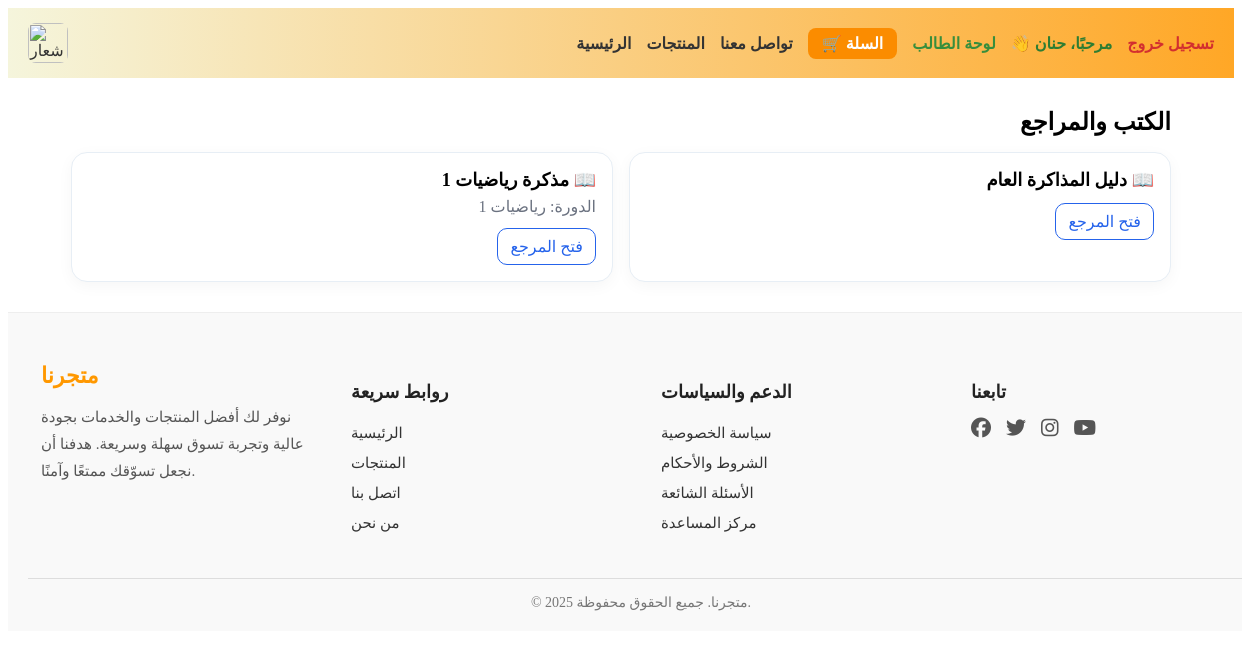
Page /student/resources/ (signed in) on the committed database.
### core/models.py (models this page shows, shortened)
class CustomUser(AbstractUser):
    role = models.CharField(
        max_length=10,
        choices=ROLE_CHOICES,
        verbose_name="الدور"
    )
    def is_student(self):
        return self.role == 'student'
    class Meta:
        verbose_name = "مستخدم"
        verbose_name_plural = "المستخدمون"

### students/models.py (models this page shows, shortened)
class Resource(models.Model):
    title = models.CharField(max_length=200)
    course = models.ForeignKey(
        Course, on_delete=models.CASCADE, related_name="resources", null=True, blank=True
    )
    file_url = models.URLField(validators=[validate_https])
    is_public = models.BooleanField(default=False)
    class Meta:
        ordering = ("title",)
        indexes = [
            models.Index(fields=["title"]),
            models.Index(fields=["is_public"]),
        ]

class Course(models.Model):
    title = models.CharField(max_length=200)
    slug = models.SlugField(unique=True, db_index=True, allow_unicode=True, blank=True)
    is_active = models.BooleanField(default=True)
    start_date = models.DateField(null=True, blank=True)
    end_date = models.DateField(null=True, blank=True)
    duration_days = models.PositiveIntegerField(default=30)
    teams_link = models.URLField(blank=True, validators=[validate_https])
    cover_image_url = models.URLField(blank=True, validators=[validate_https])
    class Meta:
        ordering = ("title",)
        indexes = [
            models.Index(fields=["title"]),
            models.Index(fields=["is_active"]),
        ]
    @property
    def code(self) -> str:
        return self.slug

### students/permissions.py (the view)
    @login_required
    def _wrapped(request, *args, **kwargs):
        if getattr(request.user, "role", None) != "student":
            raise PermissionDenied("غير مصرح")
        return view_func(request, *args, **kwargs)

### students/permissions.py (called while the page is built)
def student_required(view_func):
    @login_required
    def _wrapped(request, *args, **kwargs):
        if getattr(request.user, "role", None) != "student":
            raise PermissionDenied("غير مصرح")
        return view_func(request, *args, **kwargs)
    return _wrapped

### students/views.py (called while the page is built)
def _get_student(request) -> Student:
    student, _ = Student.objects.get_or_create(user=request.user)
    return student

@student_required
@require_http_methods(["GET"])
def my_resources(request):
    s = _get_student(request)
    resources = (
        Resource.objects
        .filter(
            Q(is_public=True) |
            Q(course__enrollments__student=s,
              course__enrollments__status="active")
        )
        .select_related("course")
        .distinct()
        .order_by("title")
    )
    return render(request, "students/my_resources.html", {"student": s, "resources": resources})

### templates/students/my_resources.html
{% include "header.html" %}
<div class="wrapper" style="max-width:1100px;margin:0 auto;padding:30px 16px;" dir="rtl">
  <h2 style="margin:0 0 16px 0;">الكتب والمراجع</h2>
  {% if resources %}
    <div style="display:grid;grid-template-columns:repeat(auto-fit,minmax(260px,1fr));gap:16px;">
      {% for r in resources %}
        <article style="background:#fff;border:1px solid #e7eef5;border-radius:16px;padding:16px;box-shadow:0 4px 16px rgba(0,0,0,.04);">
          <h3 style="margin:0 0 6px 0;font-size:18px;">📖 {{ r.title }}</h3>
          {% if r.course %}
            <div style="color:#6b7280;margin-bottom:6px;">الدورة: {{ r.course.title }}</div>
          {% endif %}
          <a href="{{ r.file_url }}" target="_blank" rel="noopener"
             style="display:inline-block;margin-top:6px;padding:8px 12px;border:1px solid #2563eb;border-radius:10px;color:#2563eb;text-decoration:none;">
            فتح المرجع
          </a>
        </article>
      {% endfor %}
    </div>
  {% else %}
    <div style="background:#fff;border:1px dashed #d1d5db;border-radius:12px;padding:20px;color:#6b7280;">
      لا توجد مراجع متاحة حالياً.
    </div>
  {% endif %}
</div>
{% include "footer.html" %}

### templates/header.html (shortened to what this page needs)
{% load static %}
<header style="background: linear-gradient(to right, #f5f5dc, #ffa726); padding: 15px 20px; color: #333;">
  <div style="display: flex; justify-content: space-between; align-items: center; flex-wrap: wrap;">
    <div style="display: flex; align-items: center;">
      <img src="https://res.cloudinary.com/dlql12ycp/image/upload/v1754102032/logo_dexumq.png"
           alt="شعار الموقع"
           style="height: 40px; border-radius: 8px; object-fit: contain;">
    </div>
    <nav id="main-nav" style="display: flex; gap: 15px; align-items: center; flex-wrap: wrap;">
      <a href="/" style="text-decoration: none; color: #333; font-weight: bold;">الرئيسية</a>
      <a href="/products/" style="text-decoration: none; color: #333; font-weight: bold;">المنتجات</a>
      <a href="/contact/" style="text-decoration: none; color: #333; font-weight: bold;">تواصل معنا</a>
      <a href="/cart/"
         style="text-decoration: none; background-color: #fb8c00; color: white; padding: 6px 14px; border-radius: 8px; font-weight: bold;">
         🛒 السلة
      </a>
      {% if user.is_authenticated %}
        {% if user.is_student %}
          <a href="/student/dashboard/" style="text-decoration: none; color: #388e3c; font-weight: bold;">لوحة الطالب</a>
        {% elif user.is_teacher %}
          <a href="/teacher/dashboard/" style="text-decoration: none; color: #1976d2; font-weight: bold;">لوحة المعلم</a>
        {% endif %}
        <span style="font-weight: bold; color: #2e7d32;">👋 مرحبًا، {{ user.get_full_name|default:user.username }}</span>
        <a href="/logout/" style="text-decoration: none; color: #d32f2f; font-weight: bold;">تسجيل خروج</a>
      {% else %}
        <a href="/login/" style="text-decoration: none; color: #333; font-weight: bold;">تسجيل دخول</a>
        <a href="/register/" style="text-decoration: none; color: #333; font-weight: bold;">إنشاء حساب</a>
      {% endif %}
    </nav>
  </div>
</header>

### rows in the picture
CustomUser: get_full_name "حنان"
Resource: title "دليل المذاكرة العام"
Resource: title "مذكرة رياضيات 1", course "رياضيات 1"
